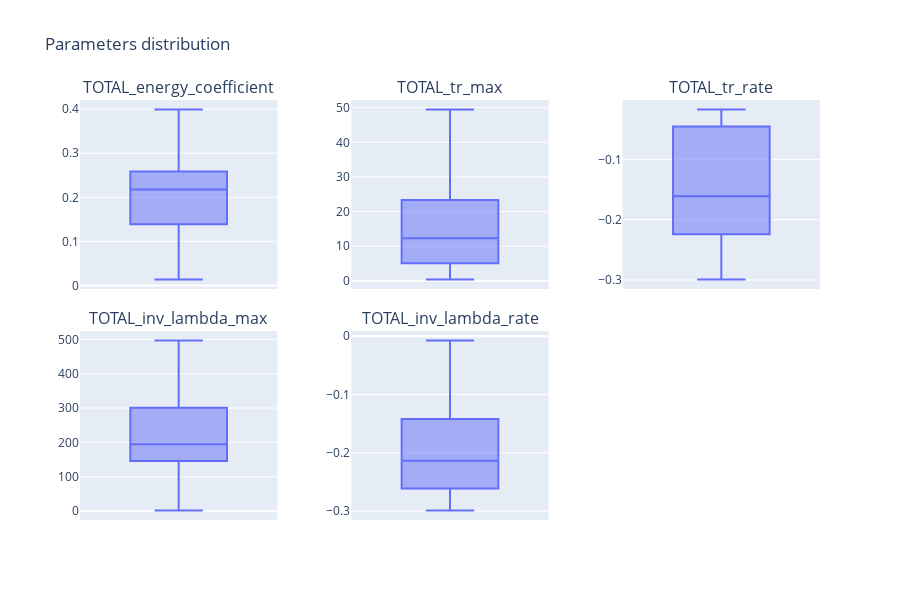

Notebook code cell kept with this figure:
### Code cell
viewer.box_plot(3, nbest=1000)

### Figure 1 — Plotly figure (JSON) as saved in the notebook; plotly's stock layout.template omitted (floating-point values rounded to 4 significant figures; data arrays with more than 128 entries replaced by an {"elided": "..."} marker saying what was removed)
{"data": [{"alignmentgroup": "True", "hovertemplate": "TOTAL_energy_coefficient=%{y}<extra></extra>", "legendgroup": "", "marker": {"color": "#636efa"}, "name": "", "notched": false, "offsetgroup": "", "orientation": "v", "showlegend": false, "type": "box", "x0": " ", "xaxis": "x", "y": {"elided": "404 float values"}, "y0": " ", "yaxis": "y"}, {"alignmentgroup": "True", "hovertemplate": "TOTAL_tr_max=%{y}<extra></extra>", "legendgroup": "", "marker": {"color": "#636efa"}, "name": "", "notched": false, "offsetgroup": "", "orientation": "v", "showlegend": false, "type": "box", "x0": " ", "xaxis": "x2", "y": {"elided": "404 float values"}, "y0": " ", "yaxis": "y2"}, {"alignmentgroup": "True", "hovertemplate": "TOTAL_tr_rate=%{y}<extra></extra>", "legendgroup": "", "marker": {"color": "#636efa"}, "name": "", "notched": false, "offsetgroup": "", "orientation": "v", "showlegend": false, "type": "box", "x0": " ", "xaxis": "x3", "y": {"elided": "404 float values"}, "y0": " ", "yaxis": "y3"}, {"alignmentgroup": "True", "hovertemplate": "TOTAL_inv_lambda_max=%{y}<extra></extra>", "legendgroup": "", "marker": {"color": "#636efa"}, "name": "", "notched": false, "offsetgroup": "", "orientation": "v", "showlegend": false, "type": "box", "x0": " ", "xaxis": "x4", "y": {"elided": "404 float values"}, "y0": " ", "yaxis": "y4"}, {"alignmentgroup": "True", "hovertemplate": "TOTAL_inv_lambda_rate=%{y}<extra></extra>", "legendgroup": "", "marker": {"color": "#636efa"}, "name": "", "notched": false, "offsetgroup": "", "orientation": "v", "showlegend": false, "type": "box", "x0": " ", "xaxis": "x5", "y": {"elided": "404 float values"}, "y0": " ", "yaxis": "y5"}], "layout": {"annotations": [{"font": {"size": 16}, "showarrow": false, "text": "TOTAL_energy_coefficient", "x": 0.1333, "xanchor": "center", "xref": "paper", "y": 1, "yanchor": "bottom", "yref": "paper"}, {"font": {"size": 16}, "showarrow": false, "text": "TOTAL_tr_max", "x": 0.5, "xanchor": "center", "xref": "paper", "y": 1, "yanchor": "bottom", "yref": "paper"}, {"font": {"size": 16}, "showarrow": false, "text": "TOTAL_tr_rate", "x": 0.8667, "xanchor": "center", "xref": "paper", "y": 1, "yanchor": "bottom", "yref": "paper"}, {"font": {"size": 16}, "showarrow": false, "text": "TOTAL_inv_lambda_max", "x": 0.1333, "xanchor": "center", "xref": "paper", "y": 0.45, "yanchor": "bottom", "yref": "paper"}, {"font": {"size": 16}, "showarrow": false, "text": "TOTAL_inv_lambda_rate", "x": 0.5, "xanchor": "center", "xref": "paper", "y": 0.45, "yanchor": "bottom", "yref": "paper"}], "height": 600, "title": {"text": "Parameters distribution"}, "width": 900, "xaxis": {"anchor": "y", "domain": [0, 0.2667]}, "xaxis2": {"anchor": "y2", "domain": [0.3667, 0.6333]}, "xaxis3": {"anchor": "y3", "domain": [0.7333, 1]}, "xaxis4": {"anchor": "y4", "domain": [0, 0.2667]}, "xaxis5": {"anchor": "y5", "domain": [0.3667, 0.6333]}, "xaxis6": {"anchor": "y6", "domain": [0.7333, 1]}, "yaxis": {"anchor": "x", "domain": [0.55, 1]}, "yaxis2": {"anchor": "x2", "domain": [0.55, 1]}, "yaxis3": {"anchor": "x3", "domain": [0.55, 1]}, "yaxis4": {"anchor": "x4", "domain": [0, 0.45]}, "yaxis5": {"anchor": "x5", "domain": [0, 0.45]}, "yaxis6": {"anchor": "x6", "domain": [0, 0.45]}}}
